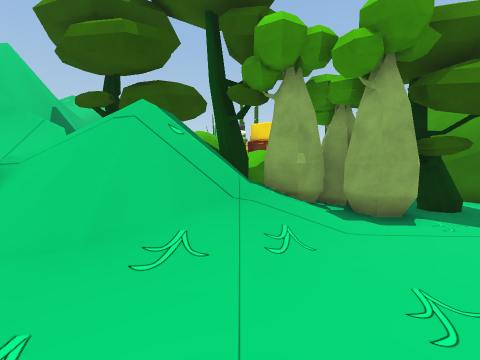
View 1 (above)

24 first-person views from a walk through a Unity game level. The camera is 1.4 m above the floor, tilts 6° down and sees 90° across. The floor is counted in squares, 1 m on a side. Each view is taken from the middle of a square. On the plan, view 1 faces up. The plan holds only what a view shows up to about 13 squares ahead; the rest is blank. The place goes on beyond the plan.

View 2
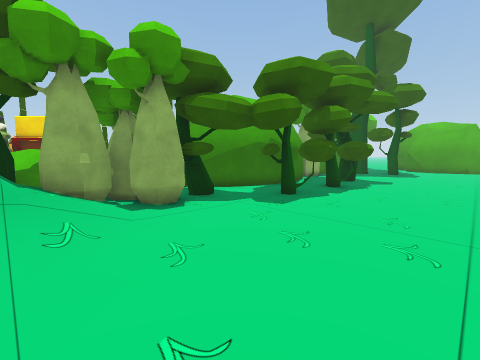

View 3
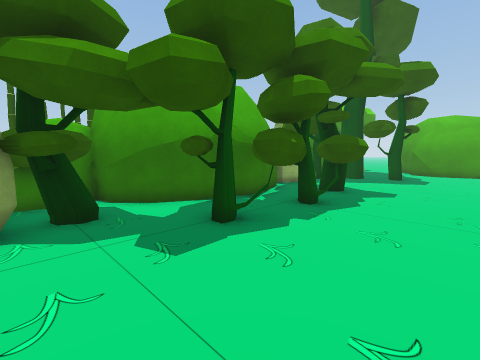

View 4
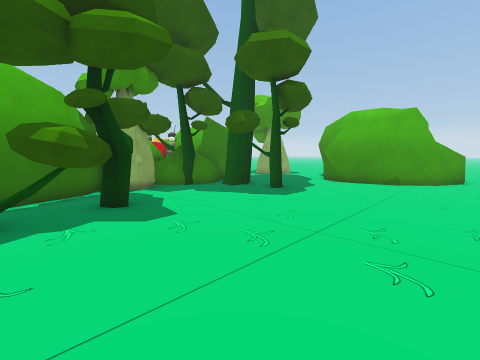

View 5
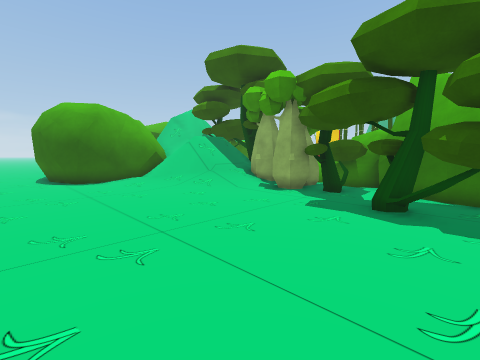

View 6
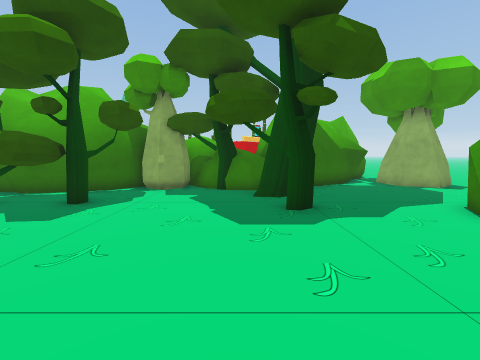

View 7
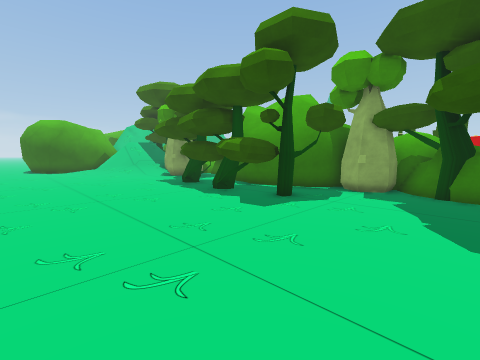

View 8
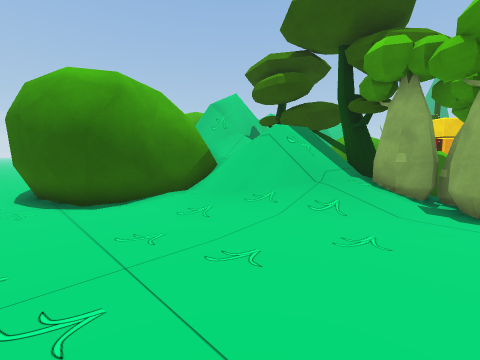

View 9
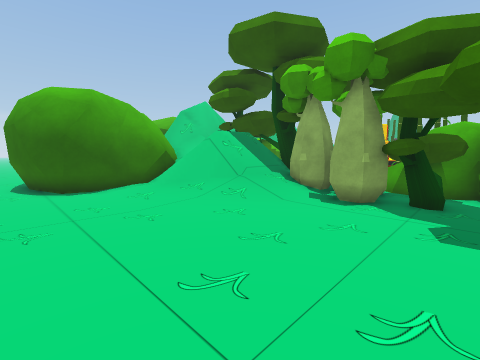

View 10
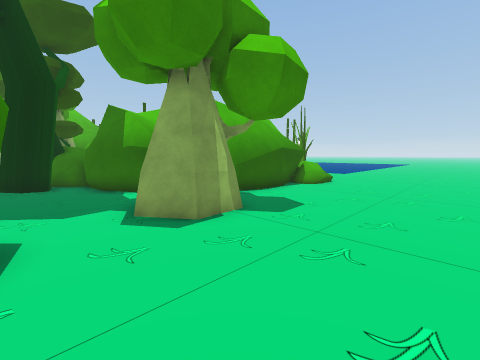

View 11
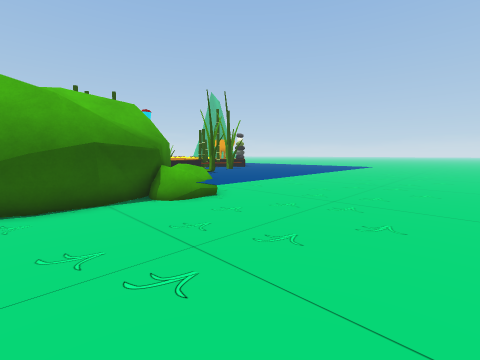

View 12
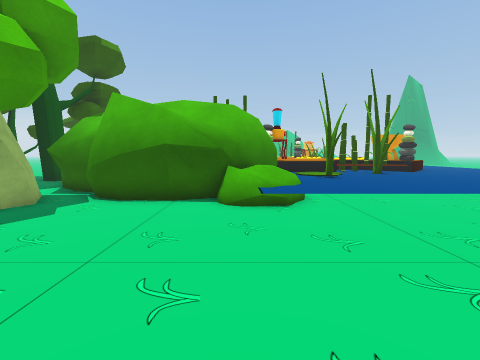

View 13
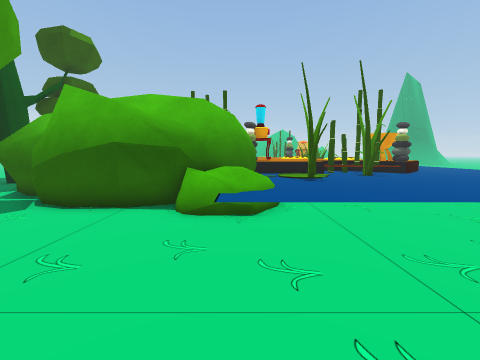

View 14
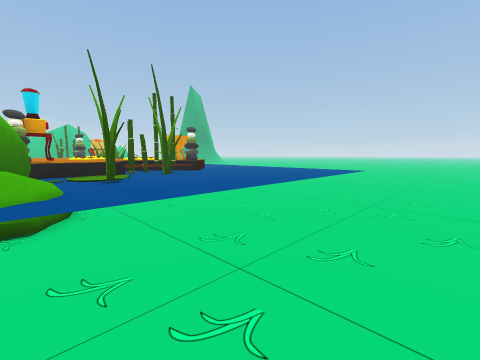

View 15
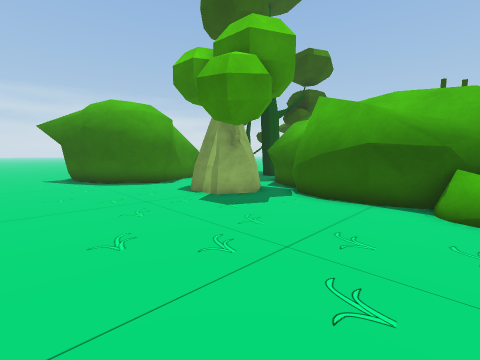

View 16
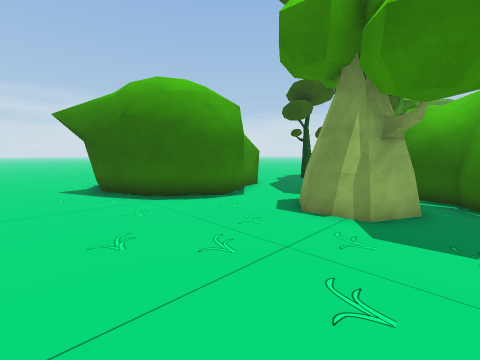

View 17
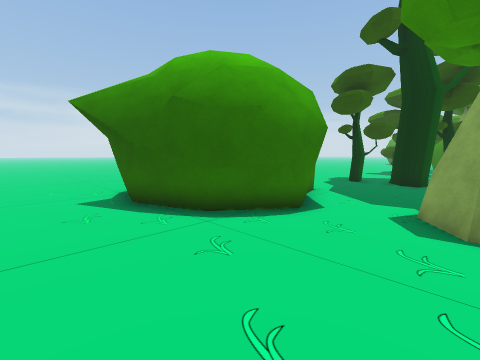

View 18
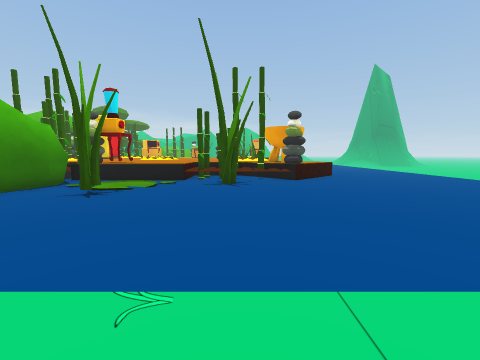

View 19
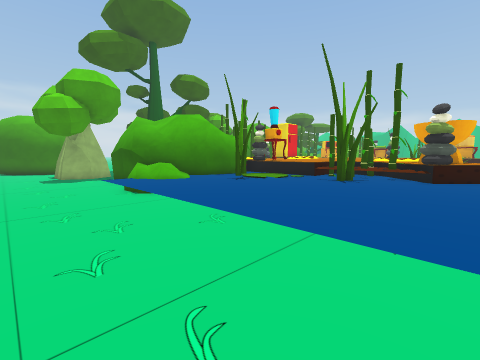

View 20
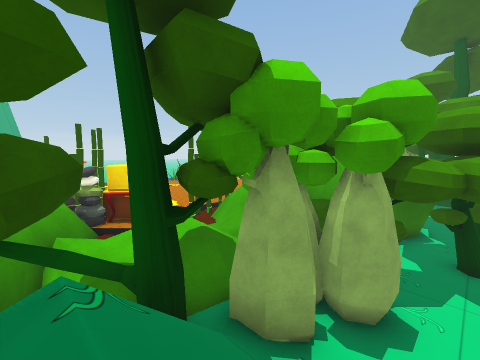

View 21
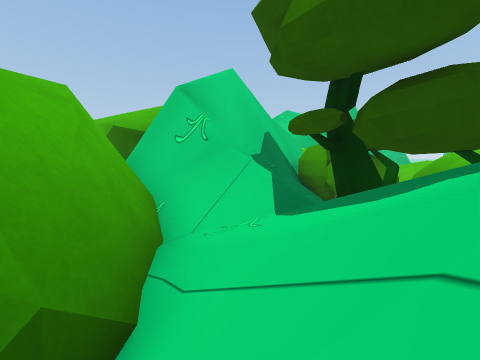

View 22
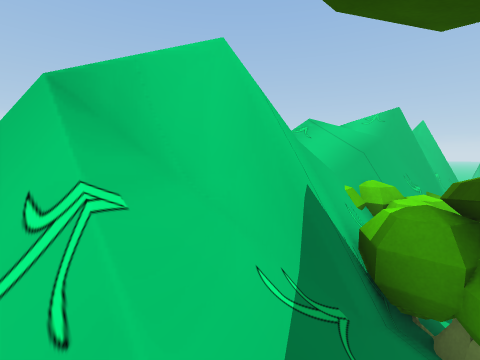

View 23
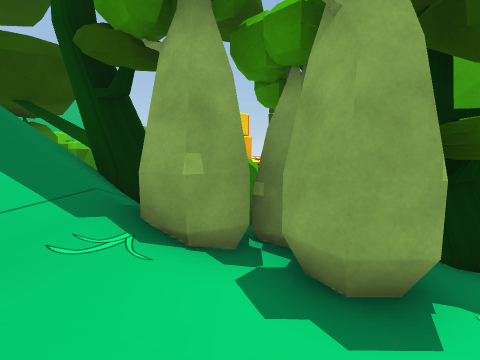

View 24
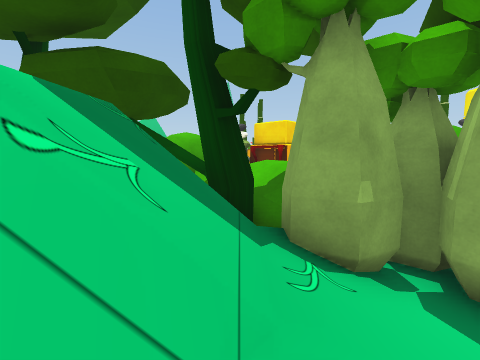

### Floor plan
Key: @ floor where view 1 was taken; # wall or solid block; . main floor; : floor 0.5 m higher than the main floor; + floor 1.5 m higher than the main floor; * floor 1.75 m higher than the main floor; / step, stairs or slope; = window, fence, low wall or low ledge; ~ liquid the walk can cross; ≈ liquid the walk keeps out of; ^ raised ledge; T table; E oven; R tree; O other object.
Columns run from 14 left of view 1 to 33 right of it. Each row starts with its distance up from view 1.
 26                                 ^^≈~~~~~~~......
 25                                 ##O~~~~~~~......
 24                                O#^O~~~~~~~......
 23         #                      OO^OOO~~~~~......
 22        ##                       ^OO~~~~~~~......
 21         #                       ^^^~~~~~~~......
 20         #                      ^ OO≈:OO~~~......
 19         #                      ^^OO≈:≈~~~~......
 18         #     O                ^ OO≈:~~O~~......
 17        ##=*   O                ^  O####OO~......
 16        ##+*   #O                ^###  ##O.......
 15        #      #O  ^^           OO#O    ##.......
 14        RRR    OOT^^ ^                  ##.......
 13        RRRR   OEE OO^                  ##.......
 12        RRRROOOOT#OO# OO                ##.......
 11        #R##OOO   #OO O                ##........
 10        #RRR O+OOO OO                  #=RR......
  9        ##R R #OOOOOOO        O####  ###R#R......
  8        ##RRRRRR=#RR ##     ##R###^###..RRRR.....
  7     ^ ## RRRRRRR#RRRR##   ##R#RR#=......R.......
  6     ^^==///RR//RRRRR..#####......R#R............
  5       ===////////RRR.RR##...R....RR......##.....
  4       ####=//=///....RRRRRRRR....RR.....####....
  3         ###//=//......RR.RRR.....RR...###  ##...
  2          ##///............R...........#     #...
  1          ##...........................#     #...
  0          ##...@.......................##    #...
 -1 .....  ###............................###   #...
 -2 ...... #...............................#### ....
 -3      ...........................................

Where each view was taken, in squares from view 1:
view 1: 0 up, 0 right, facing up
view 2: 1 down, 0 right, facing up-right
view 3: 0 up, 4 right, facing up-right
view 4: 3 down, 11 right, facing up-right
view 5: 3 down, 9 right, facing up-left
view 6: 3 down, 18 right, facing up
view 7: 3 down, 18 right, facing up-left
view 8: 2 down, 3 right, facing up-left
view 9: 2 down, 6 right, facing up-left
view 10: 5 up, 32 right, facing up-left
view 11: 12 up, 33 right, facing up-left
view 12: 16 up, 33 right, facing left
view 13: 17 up, 32 right, facing left
view 14: 17 up, 32 right, facing up-left
view 15: 16 up, 33 right, facing down-left
view 16: 11 up, 33 right, facing down-left
view 17: 8 up, 33 right, facing down-left
view 18: 23 up, 29 right, facing left
view 19: 26 up, 30 right, facing down-left
view 20: 4 up, 2 left, facing up-right
view 21: 3 up, 2 left, facing up-left
view 22: 6 up, 5 left, facing up-left
view 23: 3 up, 2 right, facing up
view 24: 3 up, 0 right, facing up
